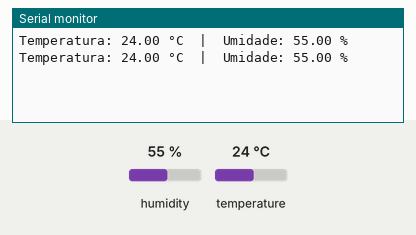
Simulated run of this sketch. Board: Arduino Uno, built with avr-gcc and run on an emulated ATmega328P. Shown: the last lines printed to the serial monitor. The test bench sets the inputs (shaded band); at power-on: humidity 55 %, temperature 24 °C.

Above: at 2.8 s.
2.9 s: humidity set to 22 %
At 5.2 s:
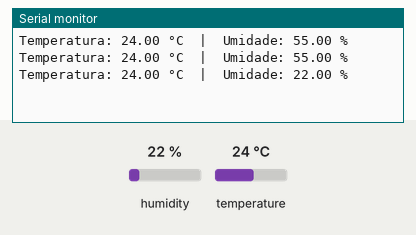
5.6 s: temperature set to 12 °C
At 6.9 s:
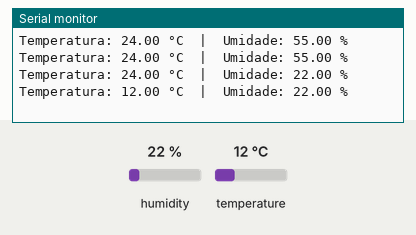
8.3 s: humidity set to 40 %
At 10.4 s:
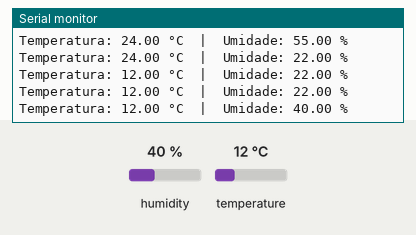
Timing chart, 0 to 11.9 s (numbered marks = the images above; inputs shaded):
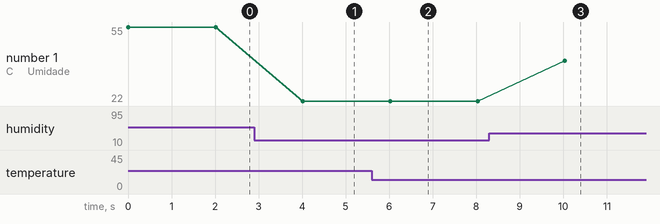

The sketch:

sketch.ino
```cpp
#include "DHT.h"                // Inclui a biblioteca do sensor

#define DHTPIN 15               // Pino que conecta ao DATA do sensor
#define DHTTYPE DHT22           // Tipo do sensor

DHT dht(DHTPIN, DHTTYPE);       // Instancia o sensor

void setup() {
  Serial.begin(115200);         // Inicializa a comunicação serial
  dht.begin();                  // Inicializa o sensor
}

void loop() {
  float t = dht.readTemperature();  // Lê a temperatura (°C)
  float h = dht.readHumidity();     // Lê a umidade (%)

  // Imprime os dados no monitor serial
  Serial.print("Temperatura: ");
  Serial.print(t);
  Serial.print(" °C  |  Umidade: ");
  Serial.print(h);
  Serial.println(" %");

  delay(2000);  // Aguarda 2 segundos
}
```

Measured:
- after the input at 2.9 s, the serial monitor: prints a new line after 1.1 s (image 1)
- after the input at 5.6 s, the serial monitor: prints a new line after 0.42 s (image 2)
- after the input at 8.3 s, the serial monitor: prints a new line after 1.7 s (image 3)
- plotted number 1: 55 → 22 after the input at 2.9 s, 22 → 40 after the input at 8.3 s
